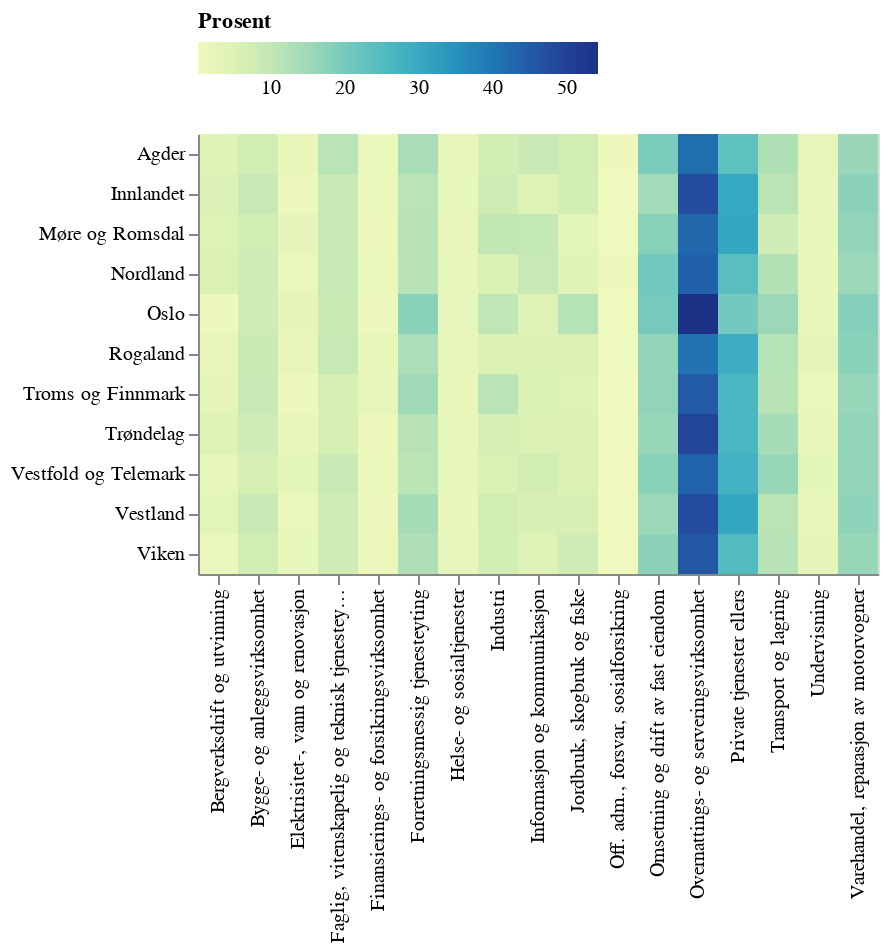

The notebook cell saved with this chart:
### Code cell
fig = alt.Chart(source).mark_rect().encode(
    x = alt.X('Næring:O',axis=alt.Axis(title='')),
    y = alt.Y('Fylke:O',axis=alt.Axis(title='')),
    color=alt.Color('Prosent:Q',legend=alt.Legend(orient="top")),
    tooltip=[alt.Tooltip('Næring', title='Næring'),
             alt.Tooltip('Fylke', title='Fylke'),
             alt.Tooltip('Prosent', title='Prosent')]
)

fig

### Figure 1 — Vega-Lite specification as saved in the notebook (floating-point values rounded to 4 significant figures; data arrays with more than 128 entries replaced by an {"elided": "..."} marker saying what was removed)
{"config": {"view": {"continuousWidth": 400, "continuousHeight": 300}}, "data": {"name": "data-d907e90eae526260f6fe26011e72188f"}, "mark": "rect", "encoding": {"color": {"type": "quantitative", "field": "Prosent", "legend": {"orient": "top"}}, "tooltip": [{"type": "nominal", "field": "Næring", "title": "Næring"}, {"type": "nominal", "field": "Fylke", "title": "Fylke"}, {"type": "quantitative", "field": "Prosent", "title": "Prosent"}], "x": {"type": "ordinal", "axis": {"title": ""}, "field": "Næring"}, "y": {"type": "ordinal", "axis": {"title": ""}, "field": "Fylke"}}, "$schema": "https://vega.github.io/schema/vega-lite/v4.0.2.json", "datasets": {"data-d907e90eae526260f6fe26011e72188f": {"elided": "187 records"}}}
